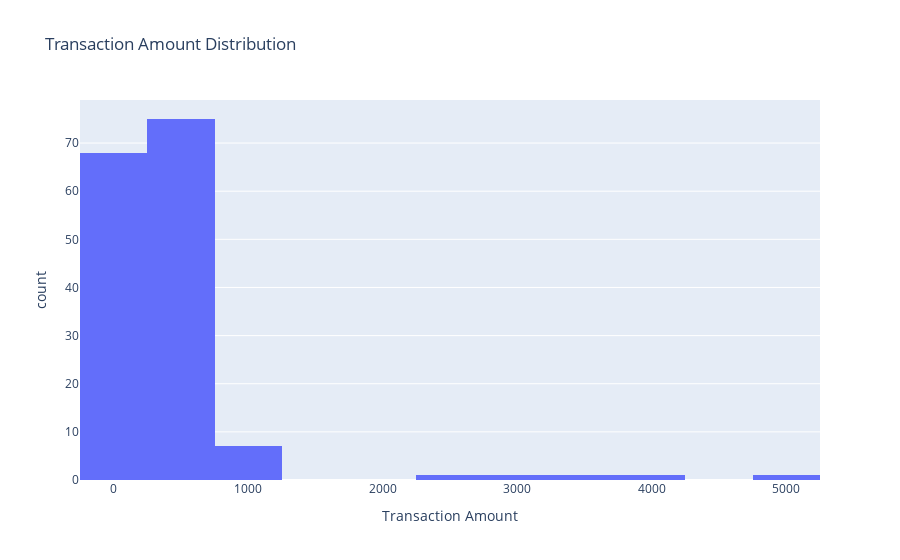

The code cell stored with this chart in its notebook:
### Code cell
#plot 4 : distribution transaction amount
fig = px.histogram(fraud, x='amount', nbins=20, title='Transaction Amount Distribution',
                   labels={'amount': 'Transaction Amount'})
fig.show()

### Figure 1 — Plotly figure (JSON) as saved in the notebook; plotly's stock layout.template omitted (floating-point values rounded to 4 significant figures; data arrays with more than 128 entries replaced by an {"elided": "..."} marker saying what was removed)
{"data": [{"alignmentgroup": "True", "bingroup": "x", "hovertemplate": "Transaction Amount=%{x}<br>count=%{y}<extra></extra>", "legendgroup": "", "marker": {"color": "#636efa", "pattern": {"shape": ""}}, "name": "", "nbinsx": 20, "offsetgroup": "", "orientation": "v", "showlegend": false, "type": "histogram", "x": {"elided": "155 float values"}, "xaxis": "x", "yaxis": "y"}], "layout": {"barmode": "relative", "legend": {"tracegroupgap": 0}, "title": {"text": "Transaction Amount Distribution"}, "xaxis": {"anchor": "y", "domain": [0, 1], "title": {"text": "Transaction Amount"}}, "yaxis": {"anchor": "x", "domain": [0, 1], "title": {"text": "count"}}}}
